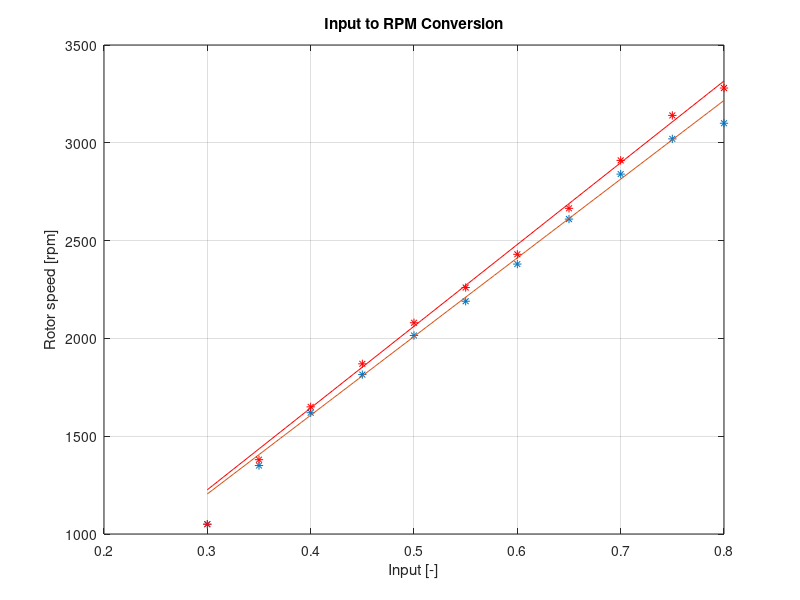

Reproduce this figure in MATLAB. (Note: this script raises an error after producing the figure.)
load in2rpm
load volt2rpm

%% Input 2 Voltage conversion

linIn2rpmUp = polyfit(in2rpm.input(3:10),in2rpm.rpmUp(3:10),1);
linIn2rpmLo = polyfit(in2rpm.input(3:10),in2rpm.rpmLo(3:10),1);

input = linspace(min(in2rpm.input),max(in2rpm.input),100);
linRpmUp = linIn2rpmUp(1)*input + linIn2rpmUp(2);
linRpmLo = linIn2rpmLo(1)*input + linIn2rpmLo(2);

figure(1)
plot(in2rpm.input,in2rpm.rpmUp,'*')
hold on;
plot(input,linRpmUp)
plot(in2rpm.input,in2rpm.rpmLo,'*red')
plot(input,linRpmLo,'red')
hold off;
grid on;
title('Input to RPM Conversion')
xlabel('Input [-]')
ylabel('Rotor speed [rpm]')
legend('Upper rotor meas','Upper rotor linear','Lower rotor meas','Lower rotor linear',2)

%% Voltage 2 RPM conversion

linVolt2rpmUp = polyfit(volt2rpm.battState,volt2rpm.rpmUp,1);
linVolt2rpmLo = polyfit(volt2rpm.battState,volt2rpm.rpmLo,1);


battState = linspace(min(volt2rpm.battState),max(volt2rpm.battState),100);
linRpmUp = linVolt2rpmUp(1)*battState + linVolt2rpmUp(2);
linRpmLo = linVolt2rpmLo(1)*battState + linVolt2rpmLo(2);

figure(2)
plot(volt2rpm.battState,volt2rpm.rpmUp,'*')
hold on;
plot(battState,linRpmUp)
plot(volt2rpm.battState,volt2rpm.rpmLo,'*red')
plot(battState,linRpmLo,'red')
hold off;
grid on;
title('Battery Voltage to RPM Conversion')
xlabel('Battery State [V]')
ylabel('Rotor speed [rpm]')
legend('Upper rotor meas @(u=0.511)','Upper rotor linear','Lower rotor meas @(u=0.541)','Lower rotor linear',2)



voltCompFact = (linVolt2rpmUp(1) + linVolt2rpmLo(1))/(linIn2rpmUp(1) + linIn2rpmLo(1));

% apply voltage compensation
% du = (volt2rpm.battState(1) - currentBattState) * voltCompFact
% u_comp = u + du 

%% Battery State Voltage Conversion

linVoltConv = polyfit(volt2rpm.battState,volt2rpm.measVoltage,1);
battState = linspace(min(volt2rpm.battState),max(volt2rpm.battState),100);
linVolt = linVoltConv(1)*battState + linVoltConv(2);

figure(3)
plot(volt2rpm.battState,volt2rpm.measVoltage,'*')
hold on;
plot(battState,linVolt)
hold off;
grid on;
title('Battery State to true Voltage Conversion')
xlabel('Battery State [V]')
ylabel('True Voltage [V]')
legend('Voltage measured','Linear Conversion',2)


